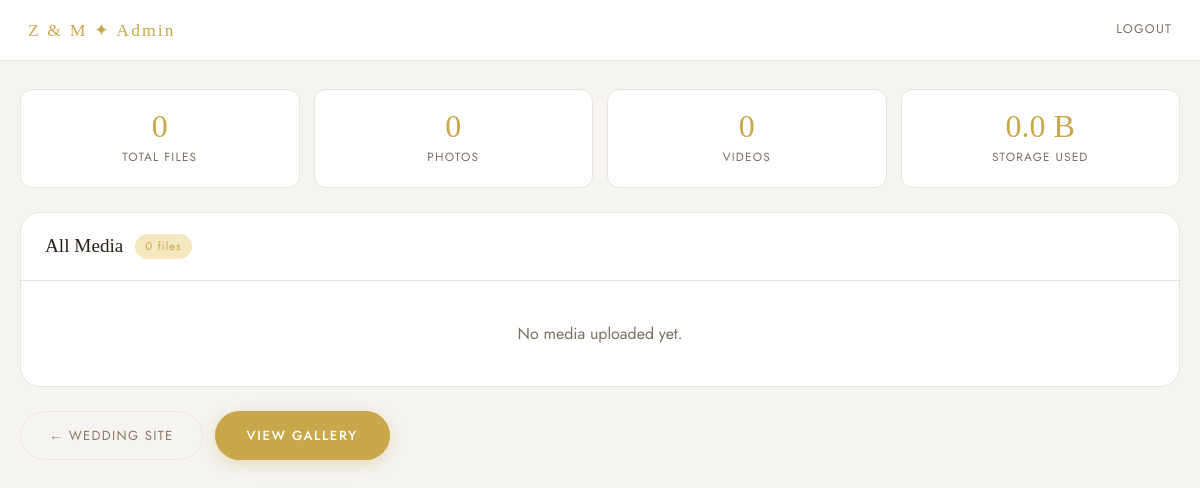
Before: /admin (signed in) with the older database file.
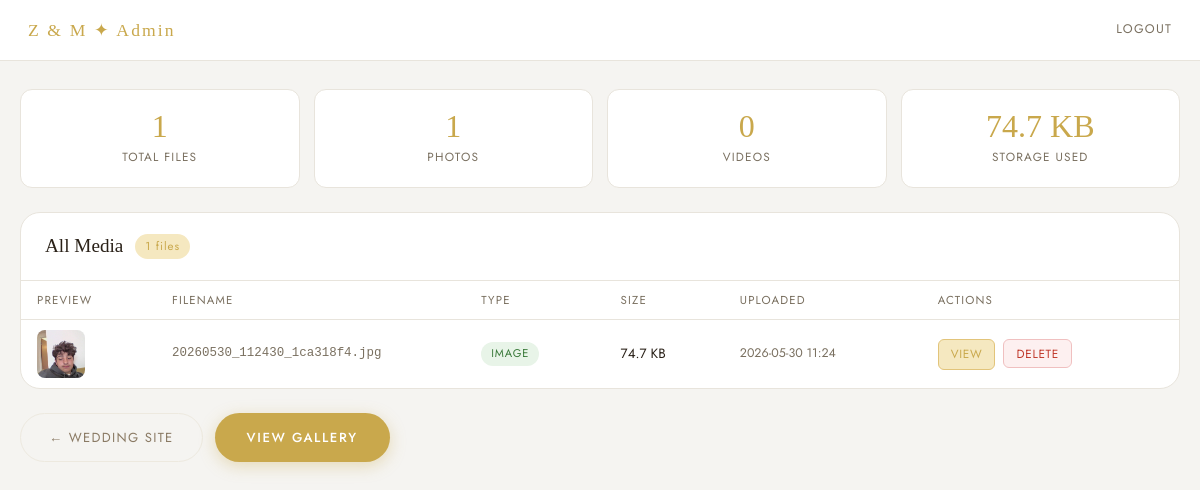
After: the same page with the newer database file.
### tables this page shows
CREATE TABLE media (
                id          INTEGER PRIMARY KEY AUTOINCREMENT,
                filename    TEXT NOT NULL,
                filepath    TEXT NOT NULL,
                media_type  TEXT NOT NULL,
                upload_time TEXT NOT NULL,
                file_size   INTEGER NOT NULL,
                mime_type   TEXT,
                width       INTEGER,
                height      INTEGER
            );

### app.py (the view)
@app.route('/admin')
def admin():
    if not session.get('admin_auth'):
        return render_template('admin_login.html', error=None)
    with get_db() as db:
        rows   = db.execute('SELECT * FROM media ORDER BY id DESC').fetchall()
        total  = db.execute('SELECT COUNT(*) FROM media').fetchone()[0]
        imgs   = db.execute("SELECT COUNT(*) FROM media WHERE media_type='image'").fetchone()[0]
        vids   = db.execute("SELECT COUNT(*) FROM media WHERE media_type='video'").fetchone()[0]
        size_b = db.execute('SELECT SUM(file_size) FROM media').fetchone()[0] or 0
    media = [dict(r) for r in rows]
    for m in media:
        m['file_size'] = human_size(m['file_size'])
    stats = {'total': total, 'images': imgs, 'videos': vids, 'storage': human_size(size_b)}
    return render_template('admin.html', media=media, stats=stats)

### app.py (called while the page is built)
def get_db():
    conn = sqlite3.connect(DB_PATH)
    conn.row_factory = sqlite3.Row
    return conn

def human_size(n):
    for unit in ('B', 'KB', 'MB', 'GB'):
        if n < 1024:
            return f'{n:.1f} {unit}'
        n /= 1024
    return f'{n:.1f} TB'

### templates/admin.html (shortened to what this page needs)
<!DOCTYPE html>
<html lang="en">
<head>
  <link rel="stylesheet" href="/static/css/main.css"/>
  <link rel="stylesheet" href="/static/css/admin.css"/>
</head>
<body class="admin-body">
<div class="admin-header">
  <div class="admin-logo">Z & M ✦ Admin</div>
  <a href="/admin/logout" class="admin-logout">Logout</a>
</div>
<div class="admin-container">
  <div class="stat-grid">
    <div class="stat-card">
      <div class="stat-num">{{ stats.total }}</div>
      <div class="stat-label">Total Files</div>
    </div>
    <div class="stat-card">
      <div class="stat-num">{{ stats.images }}</div>
      <div class="stat-label">Photos</div>
    </div>
    <div class="stat-card">
      <div class="stat-num">{{ stats.videos }}</div>
      <div class="stat-label">Videos</div>
    </div>
    <div class="stat-card">
      <div class="stat-num">{{ stats.storage }}</div>
      <div class="stat-label">Storage Used</div>
    </div>
  </div>
  <div class="admin-card">
    <div class="admin-card-header">
      <h2>All Media</h2>
      <span class="badge">{{ stats.total }} files</span>
    </div>
    {% if media %}
    <div class="admin-table-wrap">
      <table class="admin-table">
        <thead>
          <tr>
            <th>Preview</th>
            <th>Filename</th>
            <th>Type</th>
            <th>Size</th>
            <th>Uploaded</th>
            <th>Actions</th>
          </tr>
        </thead>
        <tbody>
          {% for m in media %}
          <tr>
            <td class="preview-cell">
              {% if m.media_type == 'image' %}
              <img src="/static/uploads/{{ m.filename }}" class="thumb" loading="lazy"/>
              {% else %}
              <div class="video-thumb">🎥</div>
              {% endif %}
            </td>
            <td class="filename-cell">{{ m.filename }}</td>
            <td><span class="type-badge {{ m.media_type }}">{{ m.media_type }}</span></td>
            <td>{{ m.file_size }}</td>
            <td class="time-cell">{{ m.upload_time[:16].replace('T',' ') }}</td>
            <td>
              <div class="action-btns">
                <a href="/static/uploads/{{ m.filename }}" target="_blank" class="action-btn view">View</a>
                <form method="POST" action="/admin/delete/{{ m.id }}" onsubmit="return confirm('Delete this file?')">
                  <button type="submit" class="action-btn delete">Delete</button>
                </form>
              </div>
            </td>
          </tr>
          {% endfor %}
        </tbody>
      </table>
    </div>
    {% else %}
    <div class="admin-empty">No media uploaded yet.</div>
    {% endif %}
  </div>
  <div class="admin-footer">
    <a href="/" class="btn-outline">← Wedding Site</a>
    <a href="/gallery" class="btn-gold">View Gallery</a>
  </div>
</div>
</body>
</html>

### static/css/main.css (style rules this page uses)
:root { --gold: #c9a84c; --gold-light: #e2c47a; --gold-pale: #f5e8c0; --cream: #faf8f3; --cream-dark: #ede9df; --cream-mid: #f0ebe0; --ivory: #fcfaf6; --champagne: #f7f0e3; --text: #2a2118; --text-muted: #8a7a64; --text-light: #b5a48a; --shadow: rgba(42,33,24,.08); --shadow-md: rgba(42,33,24,.14); --font-serif: 'Cormorant Garamond', Georgia, serif; --font-body: 'Jost', system-ui, sans-serif; --radius: 12px; --radius-lg: 20px; --transition: .25s cubic-bezier(.4,0,.2,1); }
*, *::before, *::after { box-sizing: border-box; margin: 0; padding: 0; }
html { scroll-behavior: smooth; -webkit-text-size-adjust: 100%; }
body { font-family: var(--font-body); background: var(--cream); color: var(--text); min-height: 100dvh; line-height: 1.6; -webkit-font-smoothing: antialiased; }
a { color: inherit; text-decoration: none; }
button { cursor: pointer; font-family: var(--font-body); }
img, video { max-width: 100%; display: block; }
.btn-gold { display: inline-flex; align-items: center; justify-content: center; background: var(--gold); color: #fff; border: none; border-radius: 50px; padding: 14px 32px; font-family: var(--font-body); font-size: .82rem; font-weight: 500; letter-spacing: .12em; text-transform: uppercase; transition: all var(--transition); box-shadow: 0 4px 16px rgba(201,168,76,.35); cursor: pointer; text-decoration: none; }
.btn-outline { display: inline-flex; align-items: center; justify-content: center; background: transparent; color: var(--text-muted); border: 1px solid var(--cream-dark); border-radius: 50px; padding: 13px 28px; font-family: var(--font-body); font-size: .82rem; letter-spacing: .1em; text-transform: uppercase; transition: all var(--transition); cursor: pointer; text-decoration: none; }

Changed rows visible on the page:
added media: filename (picture), filename "20260530_112430_1ca318f4.jpg", media_type "IMAGE", file_size "74.7 KB", upload_time "2026-05-30 11:24"
Other visible differences:
{{ stats.total }}: "0" → "1"
{{ stats.images }}: "0" → "1"
{{ stats.storage }}: "0.0 B" → "74.7 KB"
text no longer shown: "No media uploaded yet."
text now shown: "PREVIEW FILENAME TYPE SIZE UPLOADED ACTIONS"
